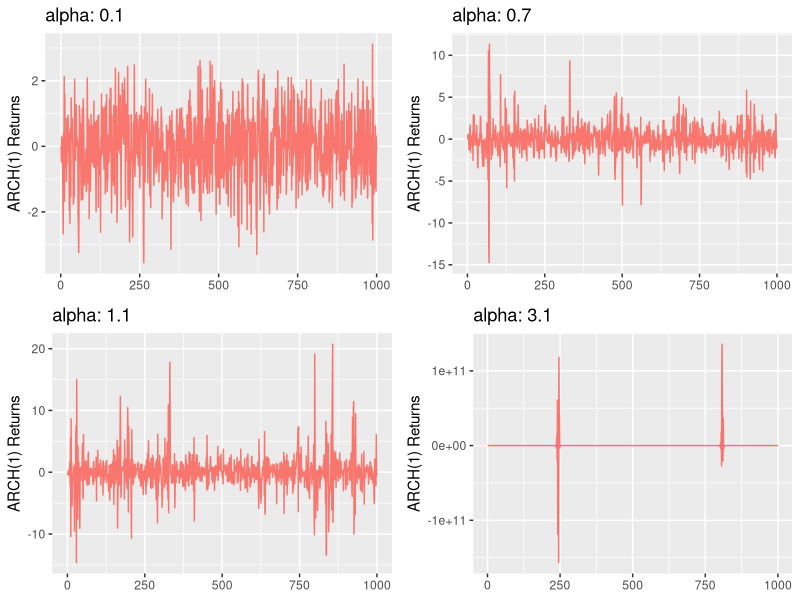
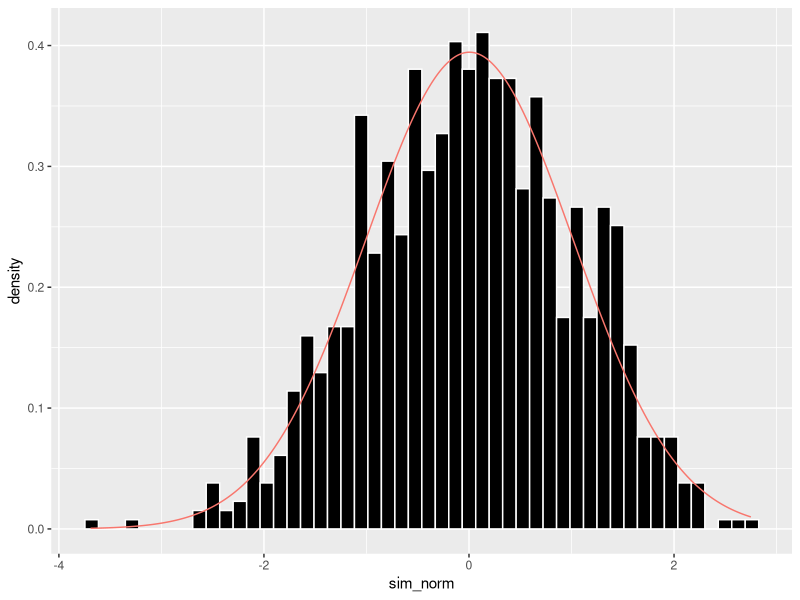
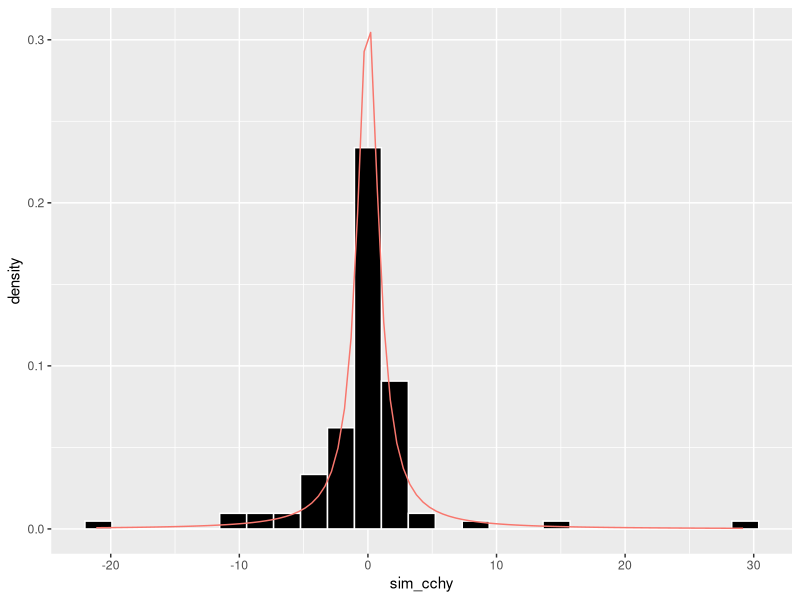
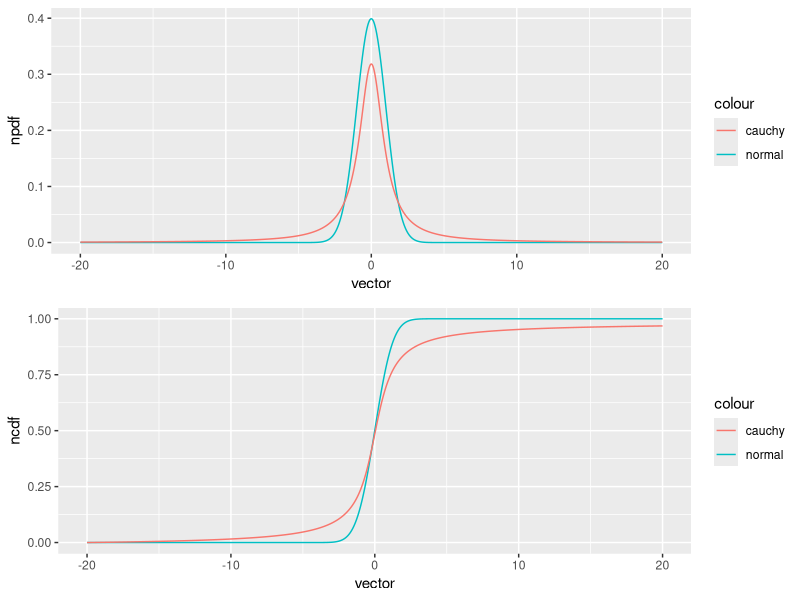

Generate these figures, in order, with R:
library(ggplot2)
library(gridExtra)

# Data generation
time_steps <- 1000
a <- c(0.1, 0.7, 1.1, 3.1)
z <- rnorm(n = length(a) * time_steps, 
           mean = 0, 
           sd = 1)

# Matrix generation
x <- matrix(0, length(a), time_steps)
z <- matrix(z, length(a), time_steps)

# Simulate time series using ARCH(1)
for (i in 2:length(x[1,])){
  s <- sqrt(1 + a * x[, i-1] ** 2)
  x[, i] <- s * z[, i]
}

# Generate graphs for each level of a (alpha)
g <- lapply(1:length(a), function(i) {
  ggplot(NULL, aes(x = 1:time_steps,
                   y = x[i, ],
                   col = 'red')) +
    geom_line() +
    labs(title = paste0("alpha: ", a[i], sep = ""),
         x = NULL,
         y = "ARCH(1) Returns") +
    guides(col = FALSE)
})

# Plotting.
grid.arrange(grobs = g, ncol = 2)

# ==================================== #
# ===== Normal distribution fct ====== #
# ==================================== #


sim_norm <- rnorm(1000, 0, 1)
xfit     <- seq(min(sim_norm), 
                max(sim_norm), 
                length = length(sim_norm))
yfit     <- dnorm(xfit,
                  mean = mean(sim_norm),
                  sd = sd(sim_norm))

ggplot(NULL, aes(sim_norm)) + 
  geom_histogram(col = 'white',
                 fill = 'black',
                 bins = 50,
                 aes(y = ..density..)) +
  geom_line(aes(x = xfit, 
                y = yfit, 
                col = 'red')) +
  guides(col = FALSE)

# Notice something does not work with cauchy
sim_cchy <- rcauchy(100, 0, 1)
xfit     <- seq(min(sim_cchy),
                max(sim_cchy),
                length = length(sim_cchy))
yfit     <- dcauchy(xfit, 0, 1)

ggplot(NULL, aes(sim_cchy)) +
  geom_histogram(col = 'white',
                 fill = 'black',
                 bins = 25,
                 aes(y = ..density..)) +
  geom_line(aes(x = xfit,
                y = yfit, 
                col = 'red')) +
  guides(col = FALSE)


# ==================================== #
# ===== Cauchy distribution fct ====== #
# ==================================== #

norm_pdf <- function(x, mean, vol){
  1 / sqrt(2 * pi * vol ** 2) * exp(-((x - mean)/vol) ** 2 / 2)
}

cchy_pdf <- function(x){
  1 / pi * 1 / (1 + x ** 2)
}

vector <- seq(-20,20,0.01)
npdf <- norm_pdf(vector, 0, 1)
cpdf <- cchy_pdf(vector)

pdfs <- ggplot(NULL, aes(x = vector)) +
  geom_line(aes(y = npdf, col = 'normal')) +
  geom_line(aes(y = cpdf, col = 'cauchy'))

ncdf <- cumsum(npdf * 0.01)
ccdf <- cumsum(cpdf * 0.01)

cdfs <- ggplot(NULL, aes(x = vector)) +
  geom_line(aes(y = ncdf, col = 'normal')) +
  geom_line(aes(y = ccdf, col = 'cauchy'))

grid.arrange(pdfs, cdfs, ncol = 1)
